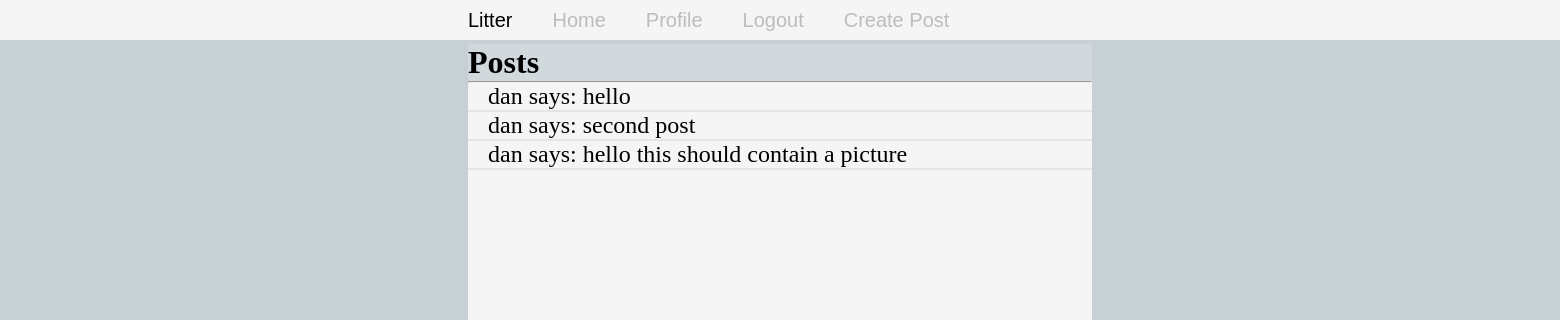
The page /user/dan (signed in) on the database its author committed.
### app/models.py (models this page shows, shortened)
class Post(db.Model):
    id = db.Column(db.Integer, primary_key=True)
    body = db.Column(db.String(140))
    timestamp = db.Column(db.DateTime, index=True, default=datetime.utcnow)
    user_id = db.Column(db.Integer, db.ForeignKey('user.id'))
    picture = db.Column(db.String(140))

class User(UserMixin, db.Model):
    id = db.Column(db.Integer, primary_key=True)
    username = db.Column(db.String(64), index=True, unique=True)
    password_hash = db.Column(db.String(128))
    about_me = db.Column(db.String(140))
    last_seen = db.Column(db.DateTime, default=datetime.utcnow)
    posts = db.relationship('Post', backref='author', lazy='dynamic')

### app/routes.py (the view)
@app.route('/user/<username>')
@login_required
def user(username):
    user = User.query.filter_by(username=username).first_or_404()
    posts = Post.query.filter_by(author=user)
    return render_template('user.html', user=user, posts=posts)

### app/models.py (called while the page is built)
@login.user_loader
def load_user(id):
    return User.query.get(int(id))

### app/templates/user.html
{% extends "base.html" %}
{% block head %}
    <link rel="stylesheet" type="text/css" href="{{url_for('static',filename='styles/styles.css')}}">
    <link rel="stylesheet" type="text/css" href="{{url_for('static',filename='styles/profile.css')}}">
{% endblock %}
{% block content %}
<div class='posts'>
    <h1>Posts</h1>
    <hr>
    {% for post in posts %}
    <div class='post'>
        {{ post.author.username }} says: {{ post.body }}
    </div>
    {% endfor %}
</div>
{% endblock %}

### app/static/styles/styles.css (style rules this page uses)
* { margin: 0; background: rgba(194, 205, 209, 0.692); }

### app/static/styles/profile.css (style rules this page uses)
.posts { background: whitesmoke; display: flex; flex-direction: column; justify-content: center; align-content: center; }
.post { display: grid; font-size: 24px; padding-left: 20px; padding-right: 20px; background: whitesmoke; border-bottom: 2px solid rgba(220, 220, 220, 0.692); }

### rows shown on the page
Post: author.username "dan", body "hello"
Post: author.username "dan", body "second post"
Post: author.username "dan", body "hello this should contain a picture"
